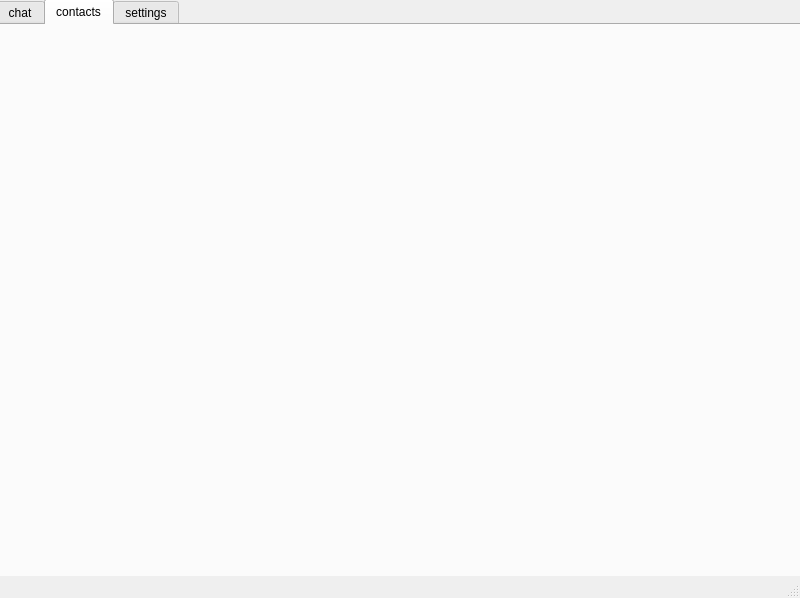
<?xml version="1.0" encoding="UTF-8"?>
<ui version="4.0">
 <class>MainWindow</class>
 <widget class="QMainWindow" name="MainWindow">
  <property name="geometry">
   <rect>
    <x>0</x>
    <y>0</y>
    <width>800</width>
    <height>598</height>
   </rect>
  </property>
  <property name="windowTitle">
   <string>MainWindow</string>
  </property>
  <widget class="QWidget" name="centralwidget">
   <widget class="QTabWidget" name="tabWidget">
    <property name="geometry">
     <rect>
      <x>-4</x>
      <y>-1</y>
      <width>811</width>
      <height>601</height>
     </rect>
    </property>
    <property name="currentIndex">
     <number>1</number>
    </property>
    <widget class="QWidget" name="tab">
     <attribute name="title">
      <string>chat</string>
     </attribute>
    </widget>
    <widget class="QWidget" name="tab_2">
     <attribute name="title">
      <string>contacts</string>
     </attribute>
    </widget>
    <widget class="QWidget" name="tab_3">
     <attribute name="title">
      <string>settings</string>
     </attribute>
    </widget>
   </widget>
  </widget>
  <widget class="QStatusBar" name="statusbar"/>
 </widget>
 <resources/>
 <connections/>
</ui>
